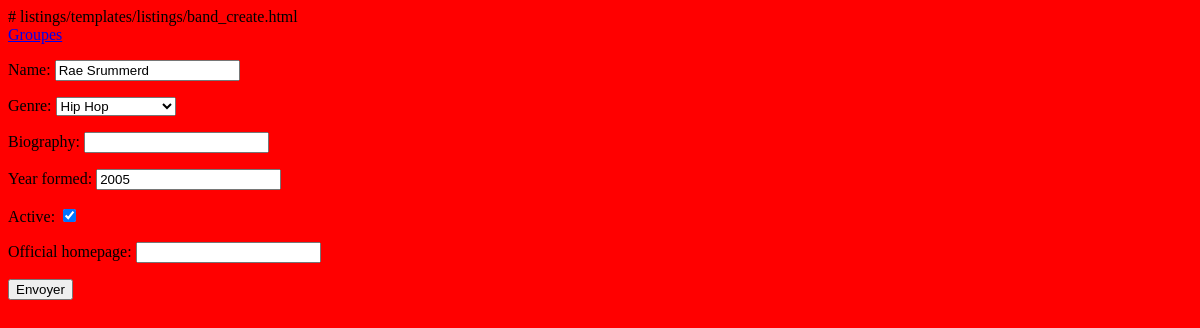
Before: /bands/1/change/ with the older database file.
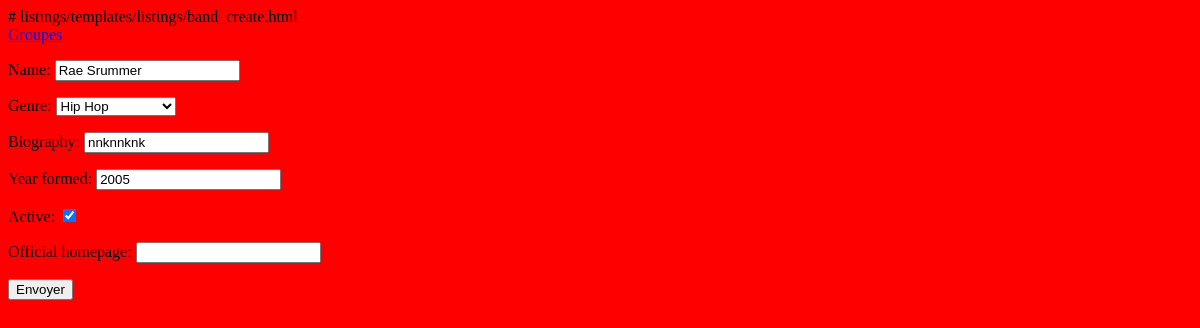
After: the same page with the newer database file.
### listings/models.py (models this page shows, shortened)
class Band(models.Model):
    class Genre(models.TextChoices):
        HIP_HOP = 'HH'
        SYNTH_POP = 'SP'
        ALTERNATIVE_ROCK = 'AR'
    name = models.fields.CharField(max_length=100)
    genre = models.fields.CharField(choices=Genre.choices, max_length=5)
    biography = models.fields.CharField(max_length=1000)
    year_formed = models.fields.IntegerField(validators=[MinValueValidator(1900), MaxValueValidator(2023)])
    active = models.fields.BooleanField(default=True)
    official_homepage = models.fields.URLField(null=True, blank=True)

### listings/views.py (the view)
# urls.py: path("bands/<int:id>/change/", views.band_update, name="band-update"),
def band_update(request, id):
    band = Band.objects.get(id=id)
    if request.method == 'POST':
        form = BandForm(request.POST, instance=band) # Il contient une instande de la donnée qu'on a deja dans notre base de donnée
        if form.is_valid():
            form.save()
            return redirect('band-detail', band.id)
    else:
        form = BandForm(instance=band)
    return render(request,
                'listings/band_update.html',
                {'form': form})

### listings/forms.py
class BandForm(forms.ModelForm):
    class Meta:
        model = Band
        fields = '__all__'

### listings/templates/listings/band_update.html (shortened to what this page needs)
{% extends 'listings/base.html' %}
{% block content %}
<form action="" method="post">
    {{ form.as_p }}
    <input type="submit" value="Envoyer">
 </form>
{% endblock %}

Changed rows visible on the page:
changed Band "Hip Hop": name "Rae Srummerd" → "Rae Srummer"; biography (not shown) → "nnknnknk"
